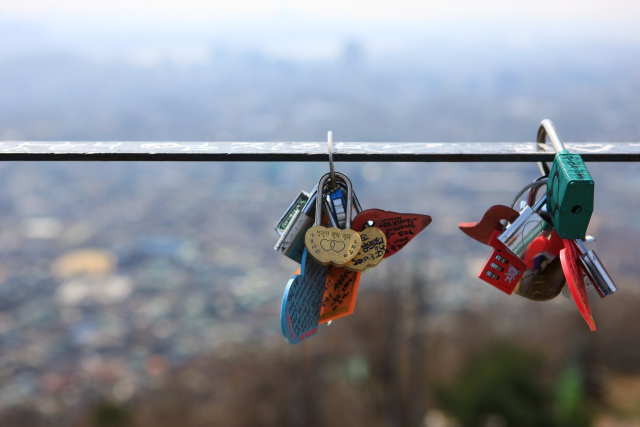
#> input picture photos/auto-seoul.jpg, 1280 x 853 px (shown at 1/2 size); its folder holds only this picture in this run
$ python -i reels.py   (imports and definitions only)
#> lines starting #> are read from the running program, lines starting #| are printed output that depends on the picture; after the words box and inside, x2 and y2 are one past the last pixel; in counts of white or black regions, pixels touching at a corner belong together
"""Reels: the day's card slides as a 9:16 video with original music.

Each slide sits a little smaller than full width on a soft, blurred copy of itself (so Instagram's
buttons and caption don't cover the card), and slides change with a swipe-left transition, like
flicking through the carousel. Music comes from assets/music/ (original tracks made by bot/music.py,
or any royalty-free .m4a / .mp3 you drop in there), faded in and out.

config.toml [reels]: mode (auto / manual / off), days, seconds_per_slide, audio_name.
In manual mode the video is made without music, for adding a trending sound in the Instagram app.
"""
from __future__ import annotations

import shutil
import subprocess
from datetime import date as Date
from pathlib import Path

from PIL import Image, ImageFilter

from .util import log, warn

ROOT = Path(__file__).resolve().parent.parent
MUSIC_DIR = ROOT / "assets" / "music"
RW, RH = 1080, 1920
CARD_SCALE = 0.9
CARD_TOP = 250          # keeps the card clear of Instagram's top bar and the caption area at the bottom
FPS = 30
TRANSITION = 0.45
DAYS = {"mon": 0, "tue": 1, "wed": 2, "thu": 3, "fri": 4, "sat": 5, "sun": 6}


# [33 lines left out: functions ffmpeg_path, settings, is_reel_day, tracks, not called in this run]


def pick_track(number: int) -> Path | None:
    ts = tracks()
    return ts[number % len(ts)] if ts else None


def frame(slide: Path, out: Path, handle: str = "") -> Path:
#> called with slide = '../photos/auto-seoul.jpg', out = 'out.png', handle = ''
    from PIL import ImageDraw
    card = Image.open(slide).convert("RGB")
#> card is the input picture: PIL image 1280x853 RGB; mean R, G, B 137.7, 141.4, 149.9
    base = card.getpixel((8, 8))
#> base = (244, 243, 248)
    darker = tuple(max(0, int(c * 0.86)) for c in base)
#> darker = (209, 208, 213)
    bg = Image.new("RGB", (RW, RH), base)
    grad = Image.linear_gradient("L").resize((RW, RH))
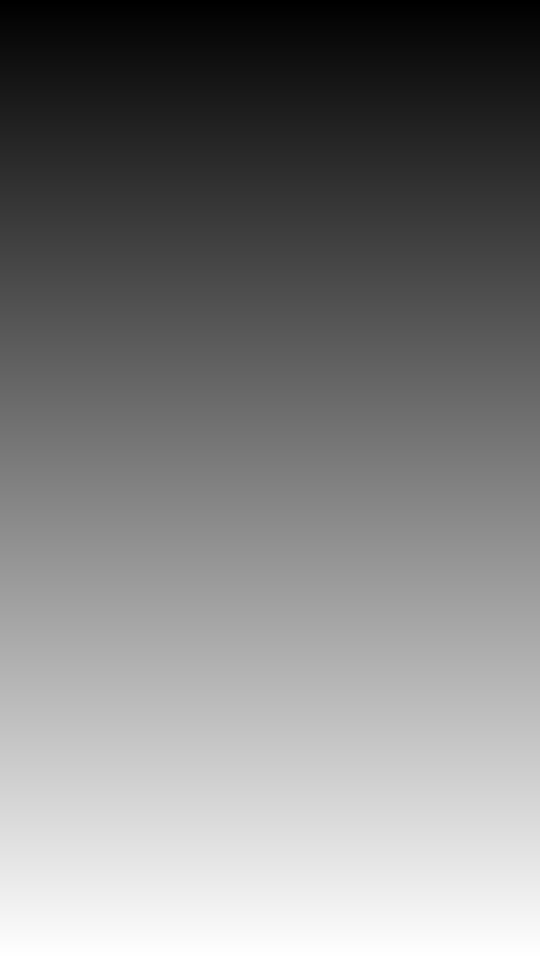
#> grad: PIL image 1080x1920 L (shown at 1/2 size); min 0, max 255, mean 127.5
    bg = Image.composite(Image.new("RGB", (RW, RH), darker), bg, grad)
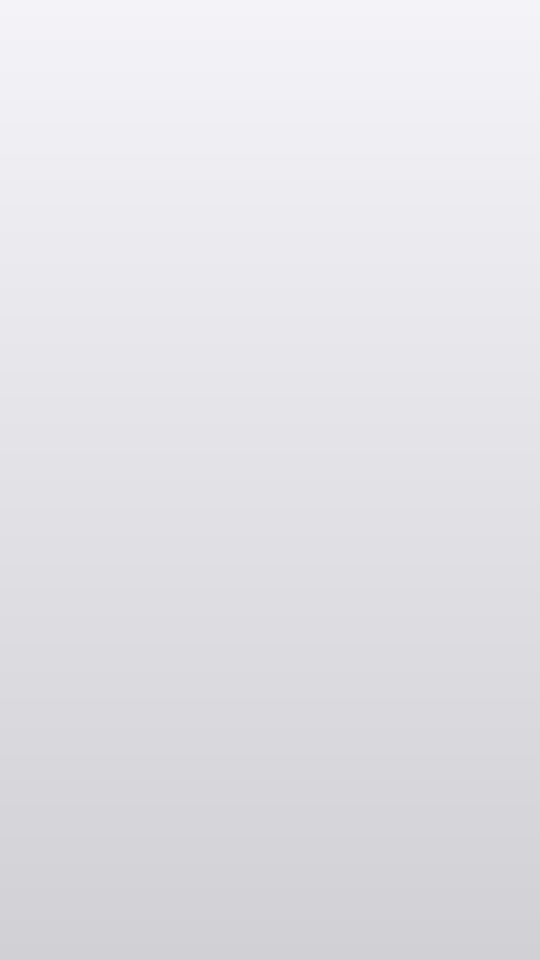
#> bg: PIL image 1080x1920 RGB (shown at 1/2 size); mean R, G, B 226.5, 225.5, 230.5
    w, h = int(card.width * CARD_SCALE), int(card.height * CARD_SCALE)
#> w = 1152; h = 767
    small = card.resize((w, h), Image.LANCZOS)
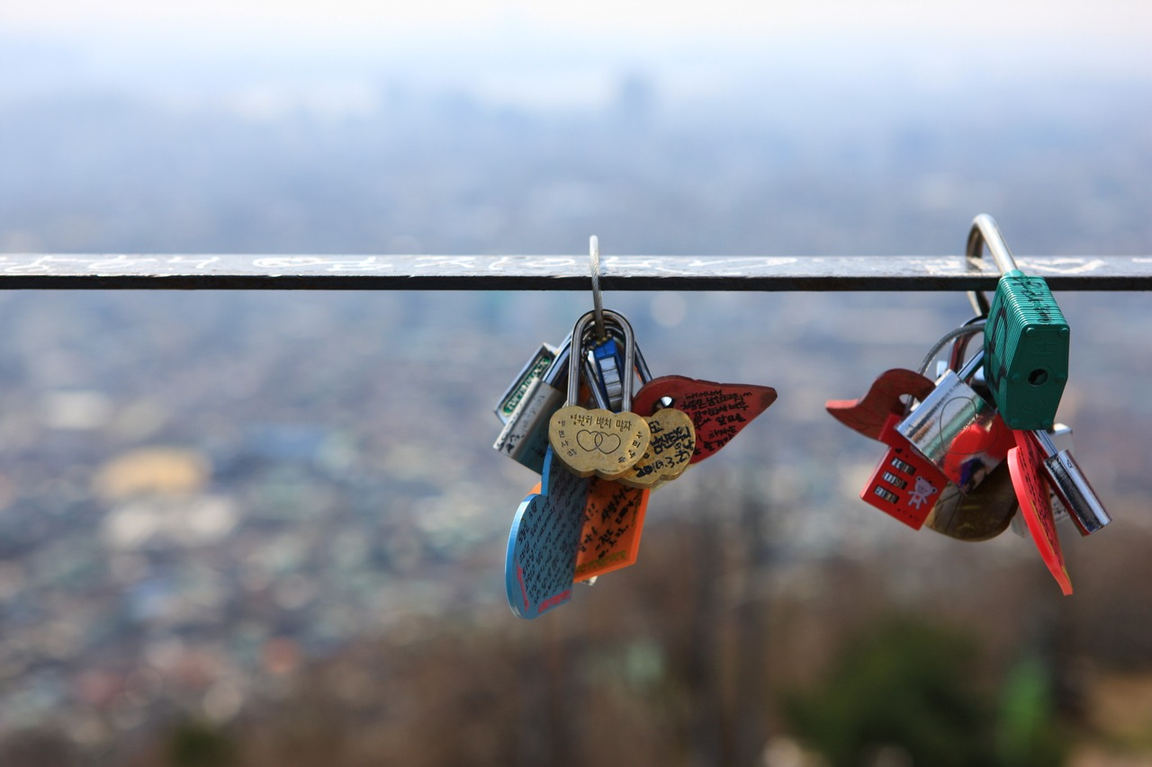
#> small: PIL image 1152x767 RGB; mean R, G, B 137.7, 141.4, 149.9
    x, y = (RW - w) // 2, CARD_TOP
#> x = -36; y = 250
    shadow = Image.new("L", (RW, RH), 0)
#> shadow: PIL image 1080x1920 L; every value is 0
    ImageDraw.Draw(shadow).rounded_rectangle((x, y + 18, x + w, y + h + 18), 36, fill=70)
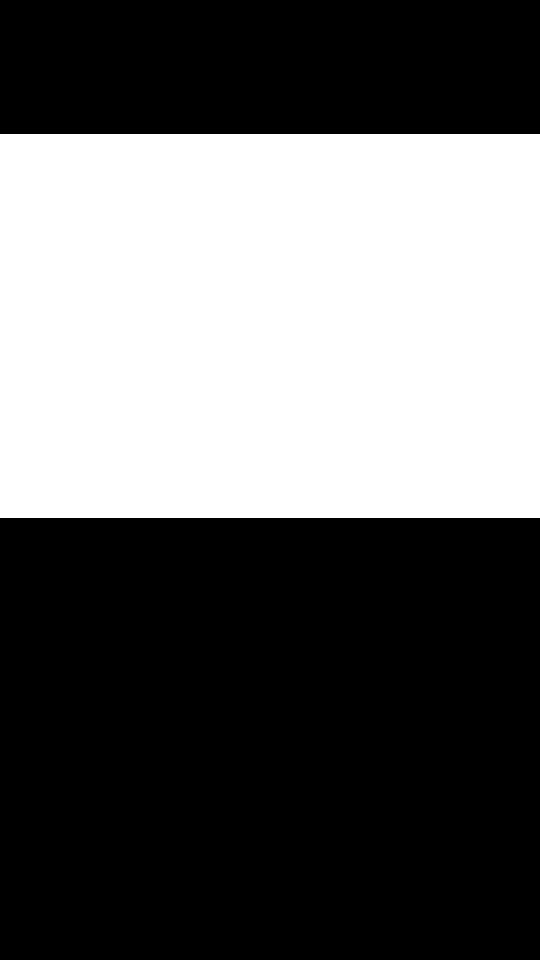
#> shadow: PIL image 1080x1920 L (shown at 1/2 size); values 0 (black) and 70 (white), 40% white; 1 white region, box (x1, y1, x2, y2) and area: (0, 268, 1080, 1036) 829440
    bg.paste((0, 0, 0), (0, 0), shadow.filter(ImageFilter.GaussianBlur(28)))
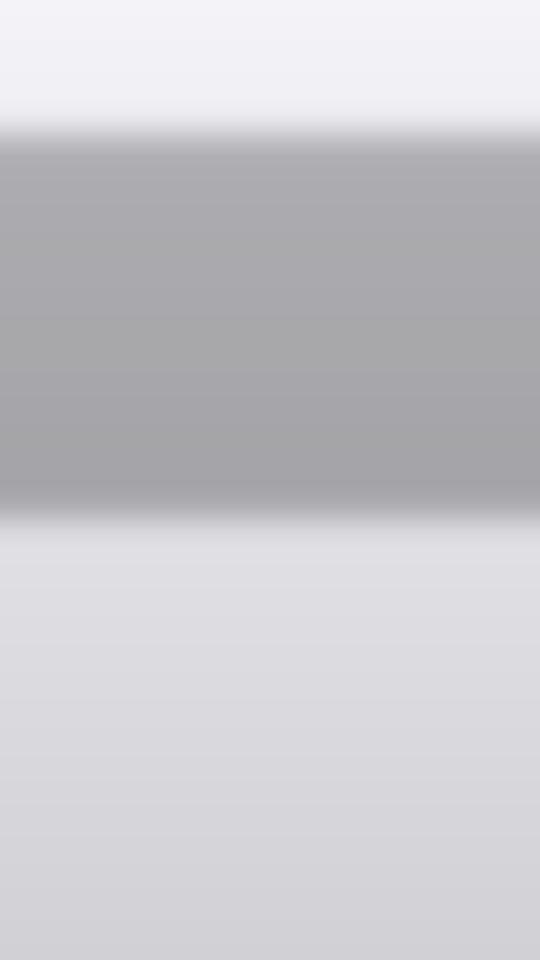
#> bg: PIL image 1080x1920 RGB (shown at 1/2 size); mean R, G, B 201, 200.1, 204.6
    mask = Image.new("L", (w, h), 0)
#> mask: PIL image 1152x767 L; every value is 0
    ImageDraw.Draw(mask).rounded_rectangle((0, 0, w, h), 36, fill=255)
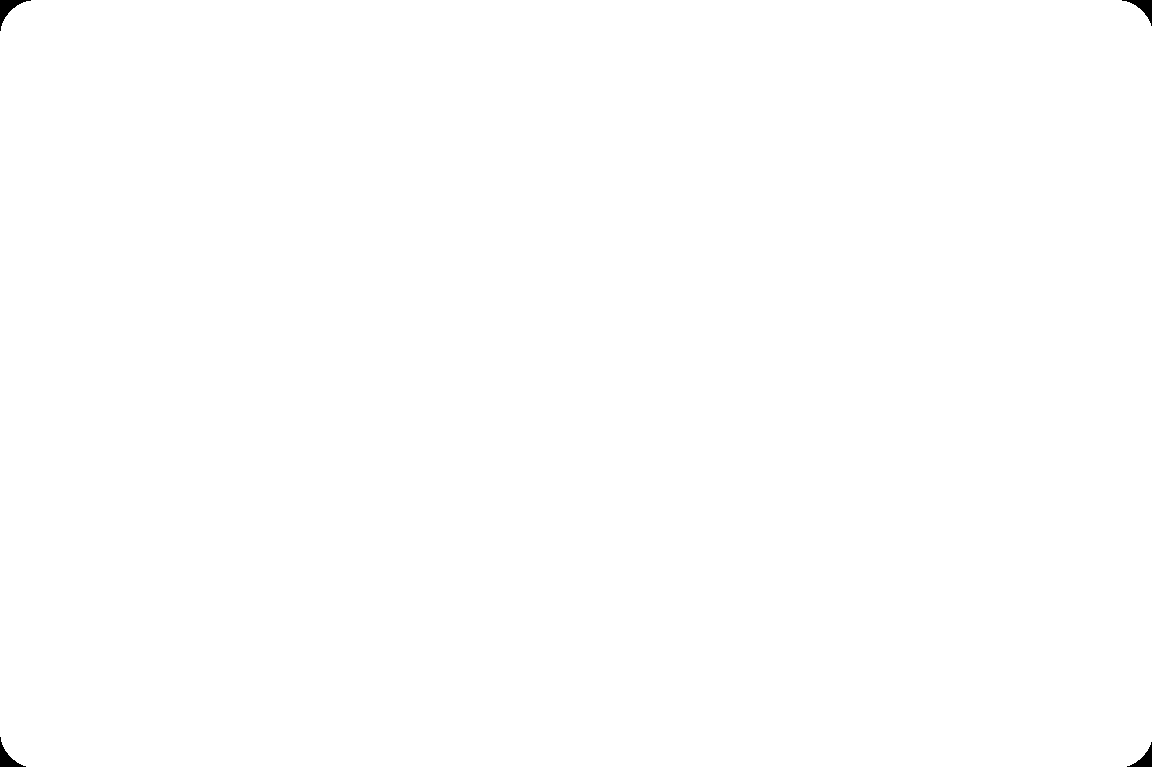
#> mask: PIL image 1152x767 L; 99.9% white; 4 black regions, box (x1, y1, x2, y2) and area: (0, 0, 31, 31) 287, (1122, 0, 1152, 26) 256, (0, 737, 26, 767) 256, (1127, 742, 1152, 767) 226
    bg.paste(small, (x, y), mask)
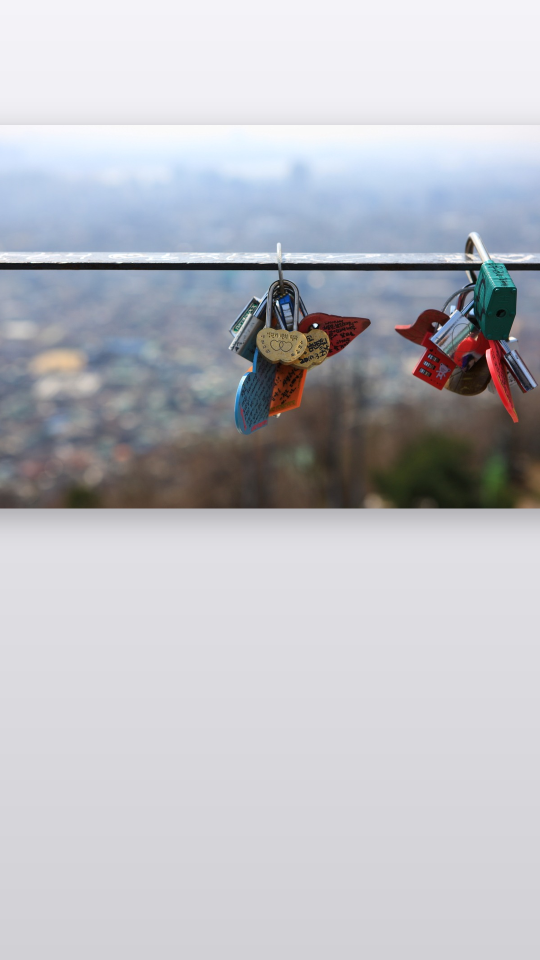
#> bg: PIL image 1080x1920 RGB (shown at 1/2 size); mean R, G, B 187.6, 188.5, 194.9
#> (the run stopped early here; a loop or call above may not have finished)

$ run again, on photos/auto-tokyo.jpg
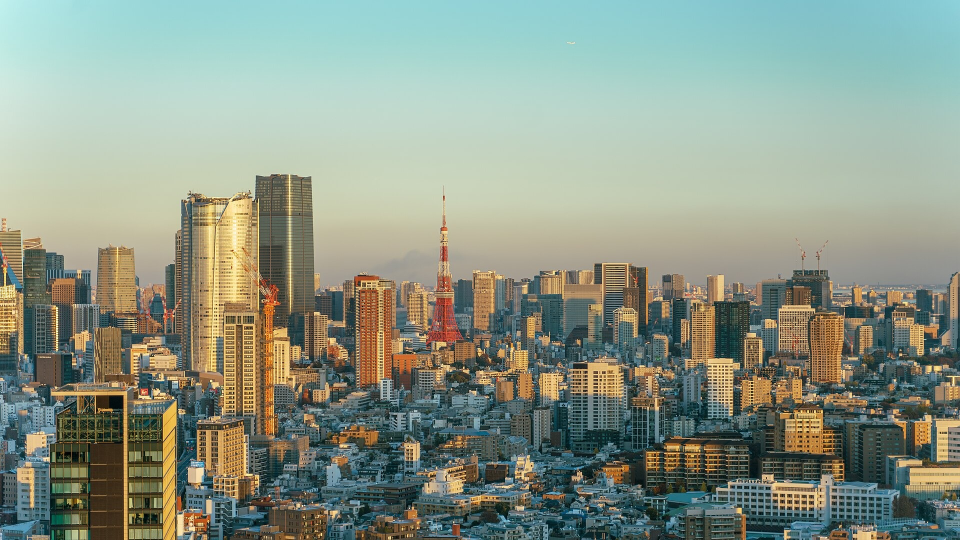
#> input picture photos/auto-tokyo.jpg, 1920 x 1080 px (shown at 1/2 size)
#> in frame, card is the input picture: PIL image 1920x1080 RGB; mean R, G, B 138.9, 150.5, 135.4
#> base = (190, 239, 236)
#> darker = (163, 205, 202)
#> in frame, `ImageDraw.Draw(shadow).rounded_rectangle((x, y + 18, x + w, y + h + 18..`:
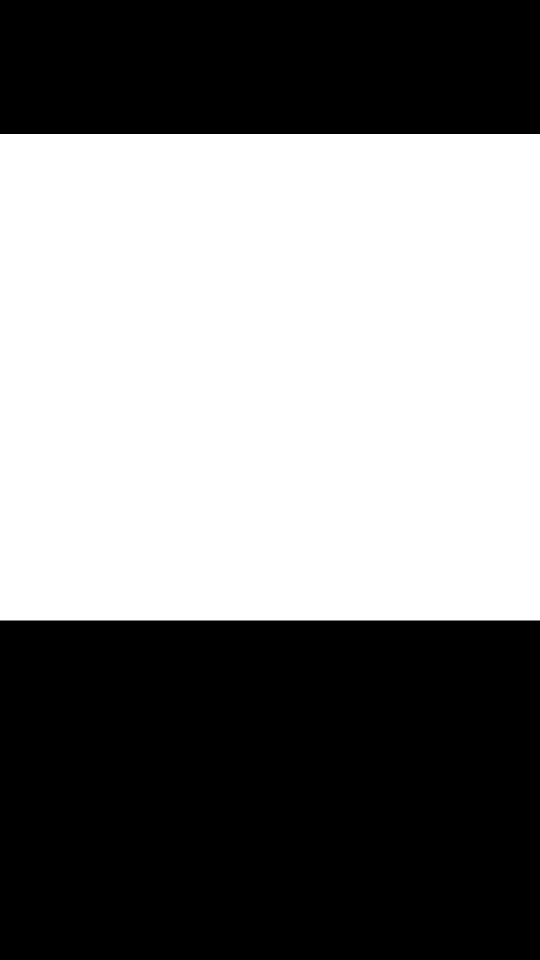
#> shadow: PIL image 1080x1920 L (shown at 1/2 size); values 0 (black) and 70 (white), 50.7% white; 2 black regions, box (x1, y1, x2, y2) and area: (0, 1241, 1080, 1920) 733320, (0, 0, 1080, 268) 289440
#> in frame, `bg.paste(small, (x, y), mask)`:
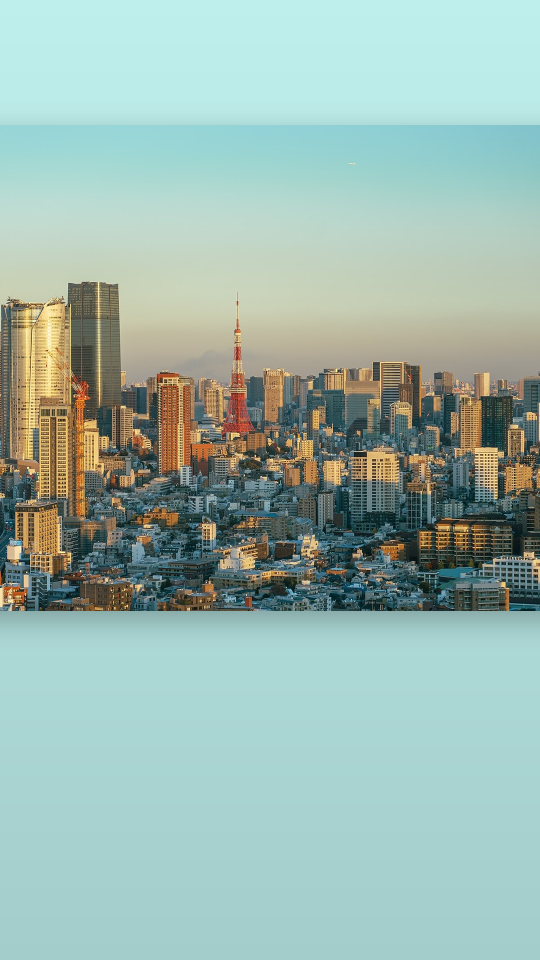
#> bg: PIL image 1080x1920 RGB (shown at 1/2 size); mean R, G, B 155.1, 182.8, 173.8

$ run again, on photos/gallery-seoul-ikseon-dong-1.jpg
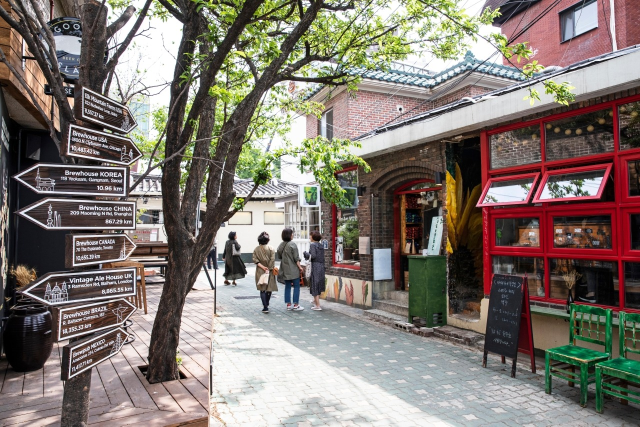
#> input picture photos/gallery-seoul-ikseon-dong-1.jpg, 1280 x 853 px (shown at 1/2 size)
#> in frame, card is the input picture: PIL image 1280x853 RGB; mean R, G, B 129, 120.2, 112.9
#> base = (116, 72, 43)
#> darker = (99, 61, 36)
#> in frame, `bg.paste((0, 0, 0), (0, 0), shadow.filter(ImageFilter.GaussianBlur(28)))`:
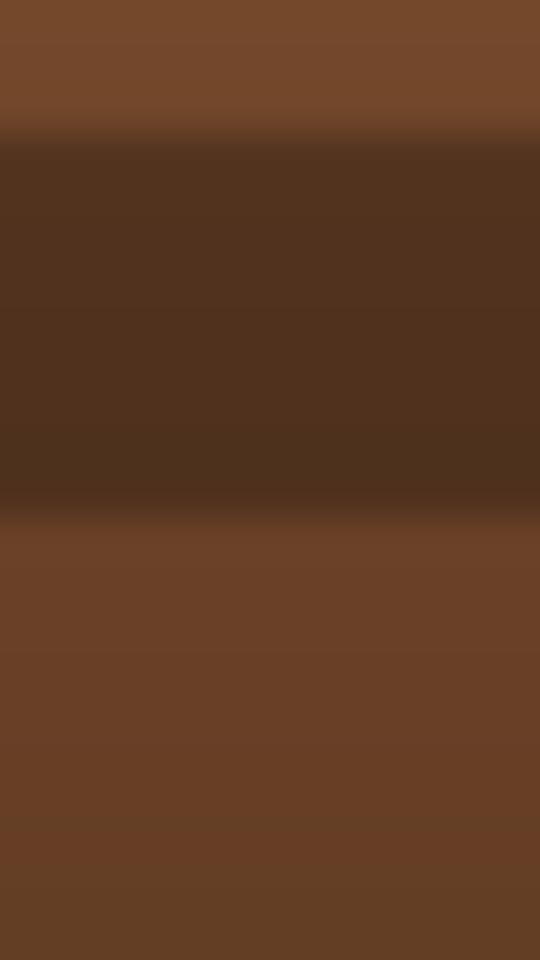
#> bg: PIL image 1080x1920 RGB (shown at 1/2 size); mean R, G, B 95.4, 59, 35.1
#> in frame, `bg.paste(small, (x, y), mask)`:
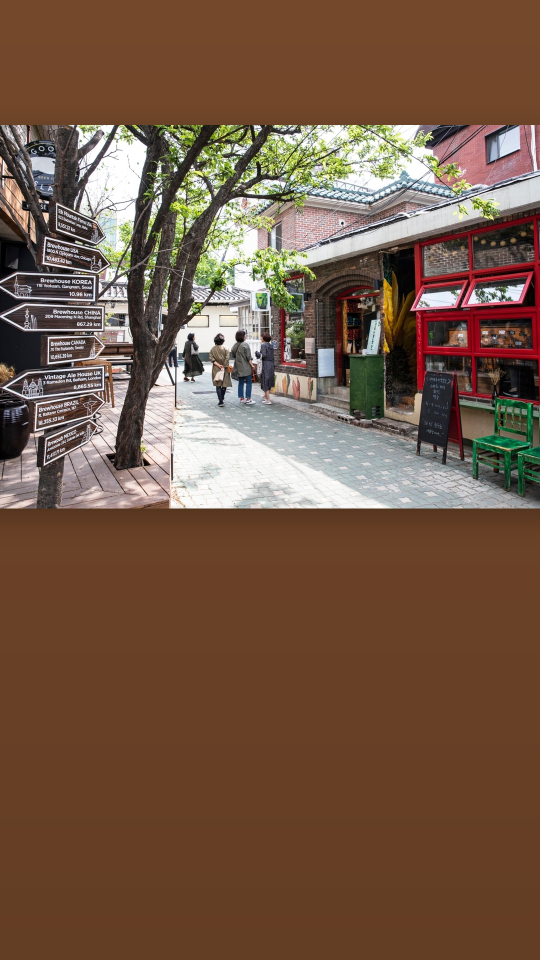
#> bg: PIL image 1080x1920 RGB (shown at 1/2 size); mean R, G, B 115.8, 88.5, 69.7

$ run again, on photos/gallery-seoul-ikseon-dong-2.jpg
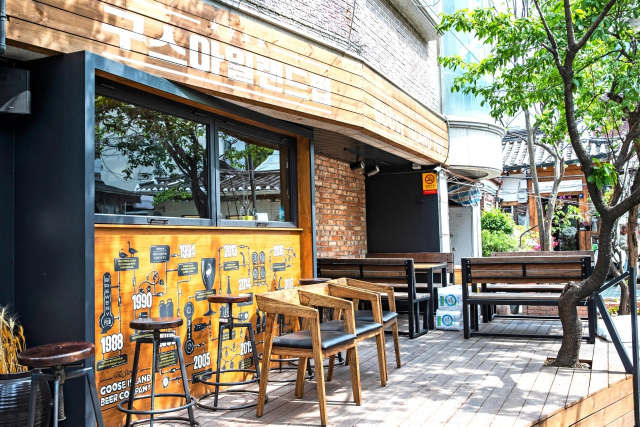
#> input picture photos/gallery-seoul-ikseon-dong-2.jpg, 1280 x 853 px (shown at 1/2 size)
#> in frame, card is the input picture: PIL image 1280x853 RGB; mean R, G, B 137.6, 133.4, 116.8
#> base = (142, 174, 199)
#> darker = (122, 149, 171)
#> in frame, `bg.paste(small, (x, y), mask)`:
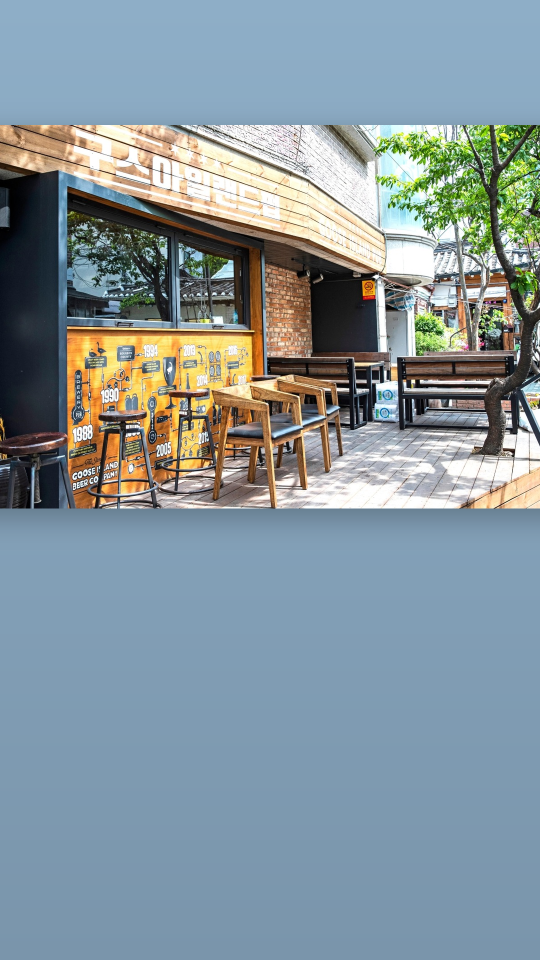
#> bg: PIL image 1080x1920 RGB (shown at 1/2 size); mean R, G, B 133.6, 149, 156
